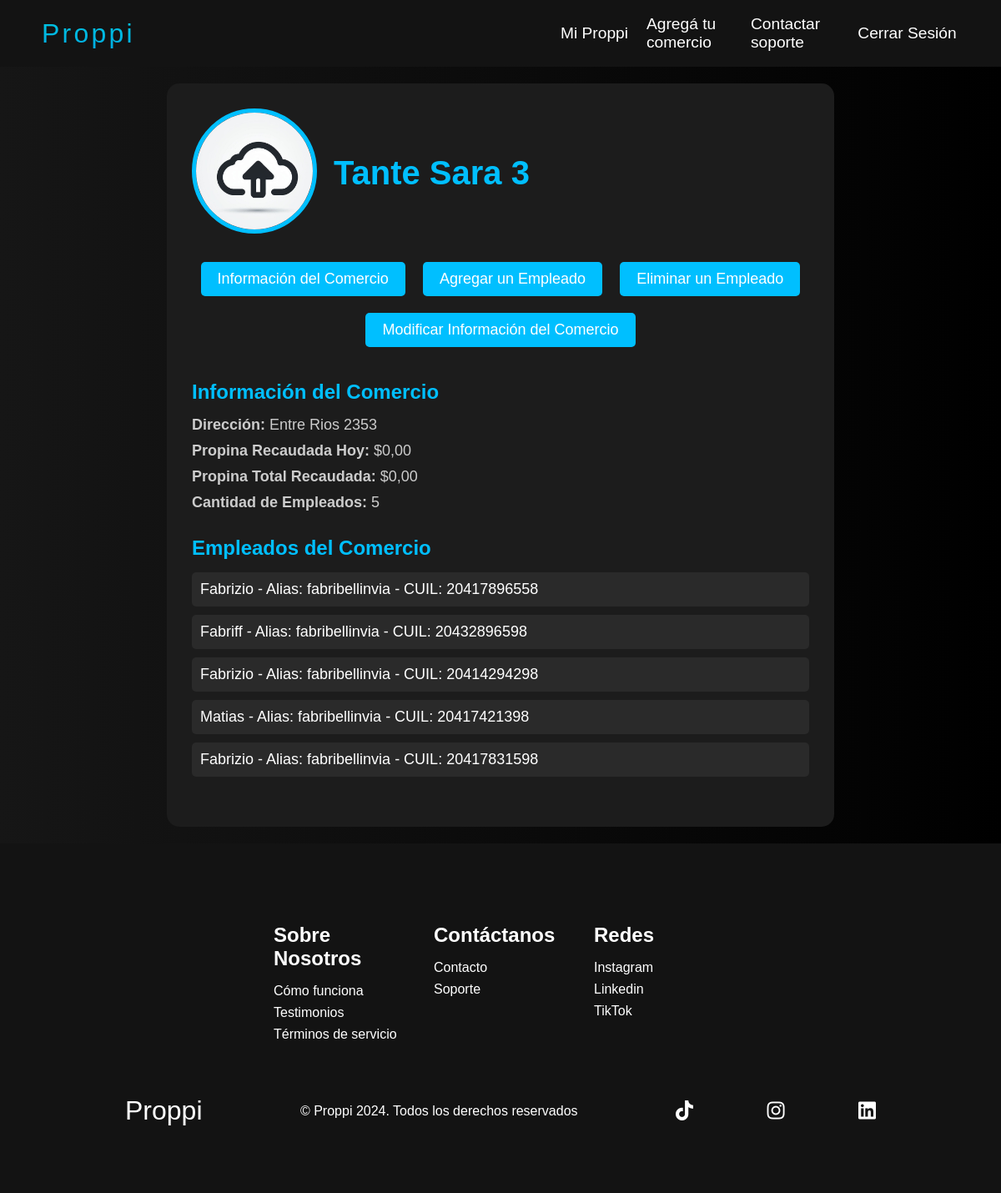
/Miproppi/mis_comercios/1/ (signed in), run on an earlier commit of the app's database.
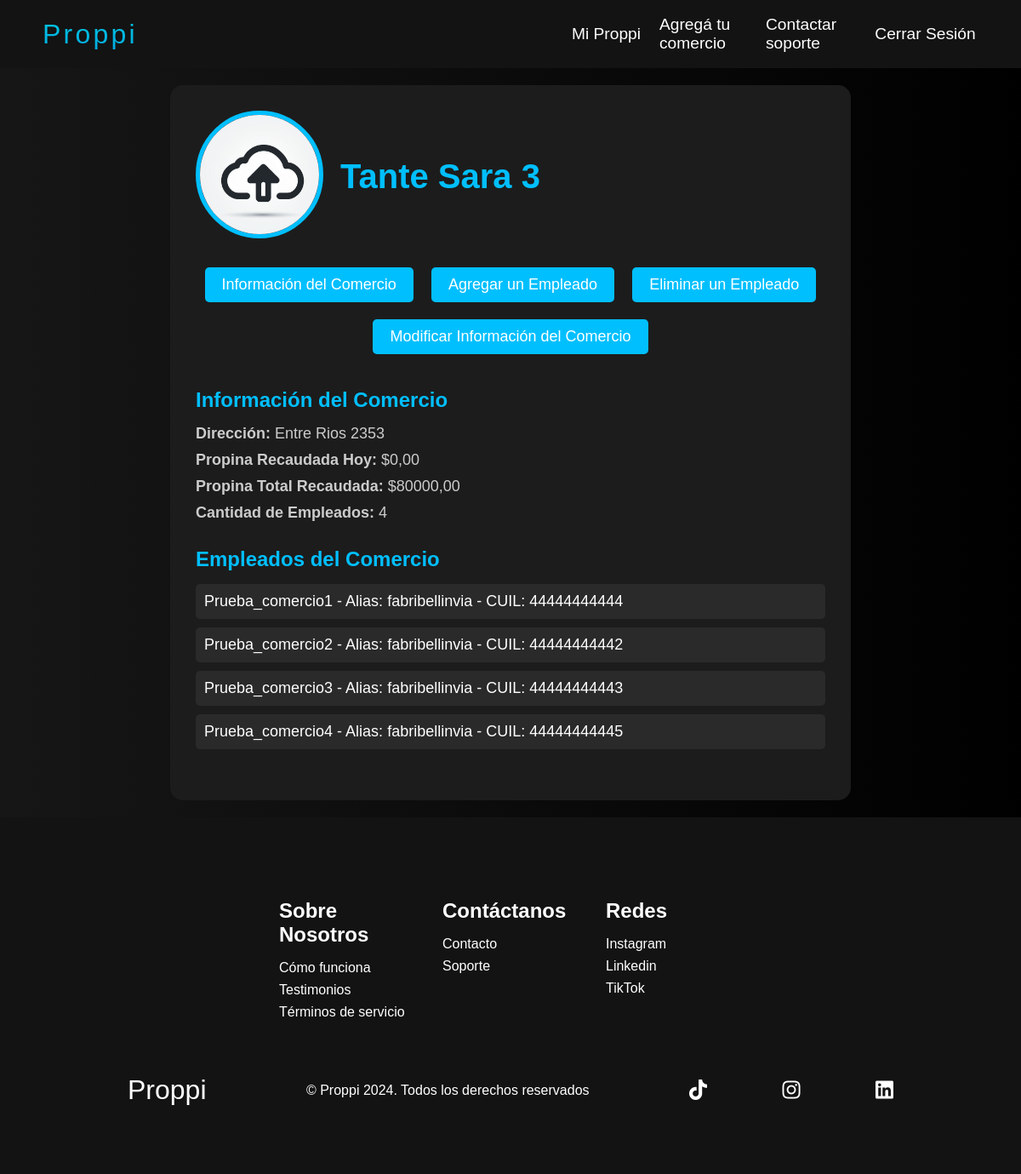
And on a later commit of the database.
### Adherircom/models.py (models this page shows, shortened)
class Comercio(models.Model):
    nombre_comercio = models.CharField(max_length=100)
    tipo_comercio = models.CharField(max_length=20, choices=[('restaurante', 'Restaurante'), ('bar', 'Bar'), ('cafe', 'Café'), ('otros', 'Otros')], default='restaurante')
    direccion = models.CharField(max_length=200)
    imagen = models.ImageField(upload_to='comercio_images/', blank=True)
    ciudad = models.CharField(max_length=100)
    provincia = models.CharField(max_length=100)
    ingresos_diarios = models.DecimalField(max_digits=10, decimal_places=2, blank=True, default=0)
    ingresos_total = models.DecimalField(max_digits=10, decimal_places=2,blank=True, default=0)
    codigo_qr = models.ImageField(upload_to='codigo_qr', blank=True)
    codigo_qr_entrada = models.ImageField(upload_to='codigo_qr_entrada', blank=True)
    ccreada = models.DateTimeField(auto_now_add=True, blank=True)
    user = models.ForeignKey(User, on_delete=models.CASCADE, related_name='comercios')

class Empleado(models.Model):
    nombre = models.CharField(max_length=50)
    email = models.EmailField(max_length=35)
    alias = models.CharField(max_length=40)
    cuil = models.CharField(max_length=20, unique=True)
    ingresos_diarios = models.DecimalField(max_digits=10, decimal_places=2, default=0)
    ingresos_total = models.DecimalField(max_digits=10, decimal_places=2, default=0)
    comercios = models.ManyToManyField(Comercio, related_name='empleados')
    user = models.OneToOneField(User, on_delete=models.CASCADE, null=True)

### MiProppi/views.py (the view)
# urls.py: path('Miproppi/mis_comercios/<int:comercio_id>/', views.detalle_comercio, name='detalle_comercio'),
@login_required
@permission_required("Adherircom.view_comercio")
def detalle_comercio(request, comercio_id):
    comercio = get_object_or_404(Comercio, id=comercio_id)
    return render(request, 'detalle_comercio.html',{
        'comercio': comercio
    })

### MiProppi/templates/detalle_comercio.html (shortened to what this page needs)
{% extends 'base.html' %}
{% load static %}
{% block content %}
<!DOCTYPE html>
<html lang="en">
<head>
    <link rel="stylesheet" href="{% static 'css/detalle_comercio.css' %}">
</head>
<body>
<div class="wrapper-container">
    <div class="wrapper">
        <div class="comercio-header">
            <form id="upload-form" action="{% url 'subir_imagen_comercio' comercio.id %}" method="POST" enctype="multipart/form-data">
                <label for="file-input">
                    <img src="{% if comercio.imagen %}{{ comercio.imagen.url }}{% else %}{% static 'images/default_comercio.png' %}{% endif %}" alt="Logo del Comercio" id="comercio-logo">
                </label>
            </form>
            <h1>{{ comercio.nombre_comercio }}</h1>
        </div>
        {% if perms.Adherircom.change_comercio %}
            <div class="botones-accion">
                <a href="#" class="btn">Información del Comercio</a>
                <a href="{% url 'agregar_emp' comercio.id %}" class="btn">Agregar un Empleado</a>
                <a href="{% url 'eliminar_emp' comercio.id %}" class="btn">Eliminar un Empleado</a>
                <a href="#" class="btn">Modificar Información del Comercio</a>
            </div>
        {% endif %}
        <div class="informacion-comercio">
            <h3>Información del Comercio</h3>
            <p><strong>Dirección:</strong> {{ comercio.direccion }}</p>
            <p><strong>Propina Recaudada Hoy:</strong> ${{ comercio.ingresos_diarios }}</p>
            <p><strong>Propina Total Recaudada:</strong> ${{ comercio.ingresos_total }}</p>
            <p><strong>Cantidad de Empleados:</strong> {{ comercio.empleados.count }}</p>
        </div>
        <div class="lista-empleados">
            <h3>Empleados del Comercio</h3>
            <ul>
                {% for empleado in comercio.empleados.all %}
                <li>{{ empleado.nombre }} - Alias: {{ empleado.alias }} - CUIL: {{ empleado.cuil }}</li>
                {% endfor %}
            </ul>
        </div>
    </div>
</div>
</body>
{% endblock %}

### Inicio/templates/base.html (shortened to what this page needs)
{% load static %}
<!DOCTYPE html>
<html lang="es">
<head>
  <link rel="stylesheet" href="{% static '/styles/base.css' %}">
  <link rel="stylesheet" href="https://cdnjs.cloudflare.com/ajax/libs/font-awesome/5.15.4/css/all.min.css">
</head>
<body>
  <nav class="navbar">
    <div class="navbar__container">
      <a href="{% url 'inicio' %}" id="navbar__logo">Proppi</a>
        <ul class="navbar__menu">
          {% if user.is_authenticated %}
            {% if perms.Adherircom.add_comercio %}
              <li class="navbar__item">
                <a href="{% url 'perfil' %}" class="navbar__links" id="miproppi-page">Mi Proppi</a>
              </li>
              <li class="navbar__item">
                <a href="{% url 'agregar_comercio' %}" class="navbar__links" id="adherircom-page">Agregá tu comercio</a>
              </li>
              <li class="navbar__item">
                <a href="" class="navbar__links" id="support-page">Contactar soporte</a>
              </li>
              <li class="navbar__item">
                <a href=/logout class="navbar__links" id="close-page">Cerrar Sesión</a>
              </li>
            {% endif %}
          {% endif %}
        </ul>
    </div>
  </nav>
  {% block content %}
  {% endblock %}
  <div class="footer__container">
    <div class="footer__links">
      <div class="footer__link--wrapper">
        <div class="footer__link--items">
          <h2>Sobre Nosotros</h2>
          <a href="{% url 'faq' %}">Cómo funciona</a> <a href="/">Testimonios</a>
          <a href="/">Términos de servicio</a>
        </div>
        <div class="footer__link--items">
          <h2>Contáctanos</h2>
          <a href="{% url 'contacto' %}">Contacto</a> <a href="/">Soporte</a>
        </div>
      </div>
      <div class="footer__link--wrapper">
        <div class="footer__link--items">
          <h2>Redes</h2>
          <a href="/">Instagram</a>
          <a href="/">Linkedin</a>
          <a href="/">TikTok</a>
        </div>
      </div>
    </div>
    <section class="social__media">
      <div class="social__media--wrap">
        <div class="footer__logo">
          <a href="{% url 'inicio' %}" id="footer__logo">Proppi</a>
        </div>
        <p class="website__rights">© Proppi 2024. Todos los derechos reservados</p>
        <div class="social__icons">
          <a href="/" class="social__icon--link" target="_blank"
            ><i class="fab fa-tiktok"></i
          ></a>
          <a href="/" class="social__icon--link"
            ><i class="fab fa-instagram"></i
          ></a>
          <a href="/" class="social__icon--link"
            ><i class="fab fa-linkedin"></i
          ></a>
        </div>
      </div>
    </section>
  </div>
</body>
</html>

### Inicio/static/styles/base.css (style rules this page uses)
* { box-sizing: border-box; margin: 0; padding: 0; font-family: 'Kumbh Sans', sans-serif; scroll-behavior: smooth; }
body { padding-top: env(safe-area-inset-top); padding-bottom: env(safe-area-inset-bottom); padding-left: env(safe-area-inset-left); padding-right: env(safe-area-inset-right); padding-top: env(safe-area-inset-top); padding-bottom: env(safe-area-inset-bottom); padding-left: env(safe-area-inset-left); padding-right: env(safe-area-inset-right); background-color: #131313; }
.navbar { background: #131313; height: 80px; display: flex; justify-content: center; align-items: center; font-size: 1.2rem; position: sticky; top: 0; z-index: 999; }
.navbar__container { display: flex; justify-content: space-between; height: 80px; z-index: 1; width: 100%; max-width: 1300px; margin: 0 auto; padding: 0 50px; }
#navbar__logo { background-color: #00D4E0; background-image: linear-gradient(to top, #009EE3 0%, #00D4E0 100%); background-size: 100%; -webkit-background-clip: text; -moz-background-clip: text; -webkit-text-fill-color: transparent; -moz-text-fill-color: transparent; display:flex; align-items: center; cursor: pointer; text-decoration: none; font-size: 2rem; letter-spacing: 0.1em; }
.navbar__menu { display: flex; align-items: center; list-style: none; }
.navbar__item { height: 80px; }
.navbar__links { color: #ffff; display: flex; align-items: center; justify-content: center; width: 125px; text-decoration: none; height: 100%; transition: all 0.3s ease; }
.footer__container { background-color: #131313; padding: 5rem 0; display: flex; flex-direction: column; justify-content: center; align-items: center; }
#footer__logo { color: #fff; display: flex; align-items: center; cursor: pointer; text-decoration: none; font-size: 2rem; }
.footer__links { width: 100%; max-width: 1000px; display: flex; justify-content: center; }
.footer__link--wrapper { display: flex; }
.footer__link--items { display: flex; flex-direction: column; align-items: flex-start; margin: 16px; text-align: left; width: 160px; box-sizing: border-box; }
.footer__link--items h2 { margin-bottom: 16px; color: #fff; }
.footer__link--items a { color: #fff; text-decoration: none; margin-bottom: 0.5rem; transition: 0.3 ease-out; }
.social__icon--link { color: #fff; font-size: 24px; }
.social__media { max-width: 1000px; width: 100%; }
.social__media--wrap { display: flex; justify-content: space-between; align-items: center; width: 90%; max-width: 1000px; margin: 40px auto 0 auto; }
.social__icons { display:flex; justify-content: space-between; align-items: center; width: 240px; }
.website__rights { color: #fff; }

### MiProppi/static/css/detalle_comercio.css (style rules this page uses)
.wrapper-container { font-family: 'Poppins', sans-serif; background: #000000; background: linear-gradient(to right, #161616, #000000); color: #fff; padding: 20px; display: flex; justify-content: center; align-items: center; min-height: 100vh; }
.wrapper { background-color: #1c1c1c; padding: 30px; border-radius: 15px; max-width: 800px; width: 100%; }
.comercio-header { display: flex; align-items: center; margin-bottom: 20px; }
.comercio-header img { width: 150px; height: 150px; border-radius: 50%; border: 5px solid #00BFFF; cursor: pointer; transition: transform 0.3s ease; margin-right: 20px; }
.comercio-header h1 { font-size: 40px; color: #00BFFF; text-align: left; }
.botones-accion { display: flex; justify-content: space-around; flex-wrap: wrap; margin-bottom: 30px; }
.botones-accion .btn { padding: 10px 20px; margin: 10px; font-size: 18px; color: #fff; background-color: #00BFFF; border: none; border-radius: 5px; text-decoration: none; text-align: center; transition: background-color 0.3s ease, transform 0.3s ease, box-shadow 0.3s ease; }
.informacion-comercio { margin-bottom: 30px; }
.informacion-comercio h3 { font-size: 24px; color: #00BFFF; margin-bottom: 15px; }
.informacion-comercio p { margin-bottom: 10px; font-size: 18px; color: #ccc; }
.lista-empleados { margin-bottom: 30px; }
.lista-empleados h3 { font-size: 24px; color: #00BFFF; margin-bottom: 15px; }
.lista-empleados ul { list-style-type: none; padding: 0; margin: 0; }
.lista-empleados ul li { font-size: 18px; margin-bottom: 10px; background-color: #2a2a2a; padding: 10px; border-radius: 5px; color: #fff; }

What changed in the data, as far as the page shows it:
removed Empleado: nombre "Fabrizio", alias "fabribellinvia", cuil "20417896558"
removed Empleado: nombre "Fabriff", alias "fabribellinvia", cuil "20432896598"
removed Empleado: nombre "Fabrizio", alias "fabribellinvia", cuil "20414294298"
removed Empleado: nombre "Matias", alias "fabribellinvia", cuil "20417421398"
removed Empleado: nombre "Fabrizio", alias "fabribellinvia", cuil "20417831598"
changed Comercio "Tante Sara 3": ingresos_total "0,00" → "80000,00"; empleados.count "5" → "4"
added Empleado: nombre "Prueba_comercio1", alias "fabribellinvia", cuil "44444444444"
added Empleado: nombre "Prueba_comercio2", alias "fabribellinvia", cuil "44444444442"
added Empleado: nombre "Prueba_comercio3", alias "fabribellinvia", cuil "44444444443"
added Empleado: nombre "Prueba_comercio4", alias "fabribellinvia", cuil "44444444445"
